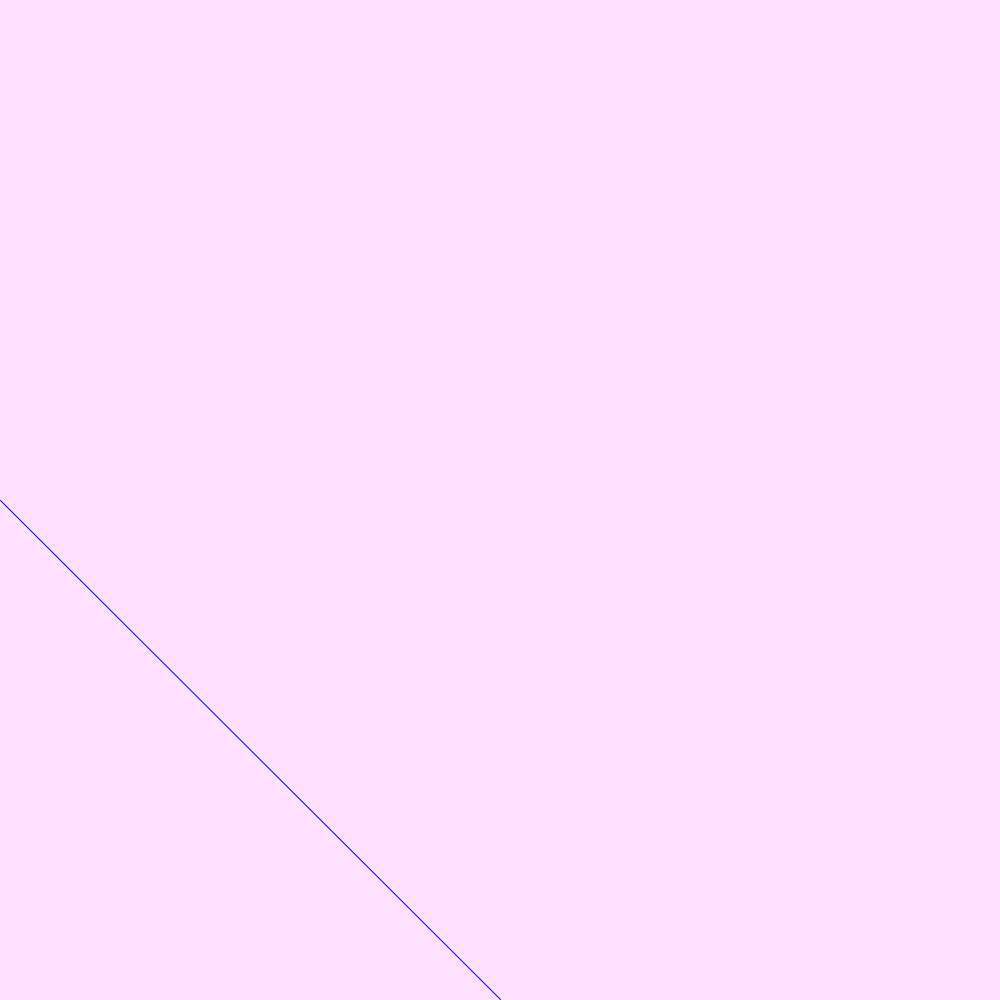
Frame 1 (no input)
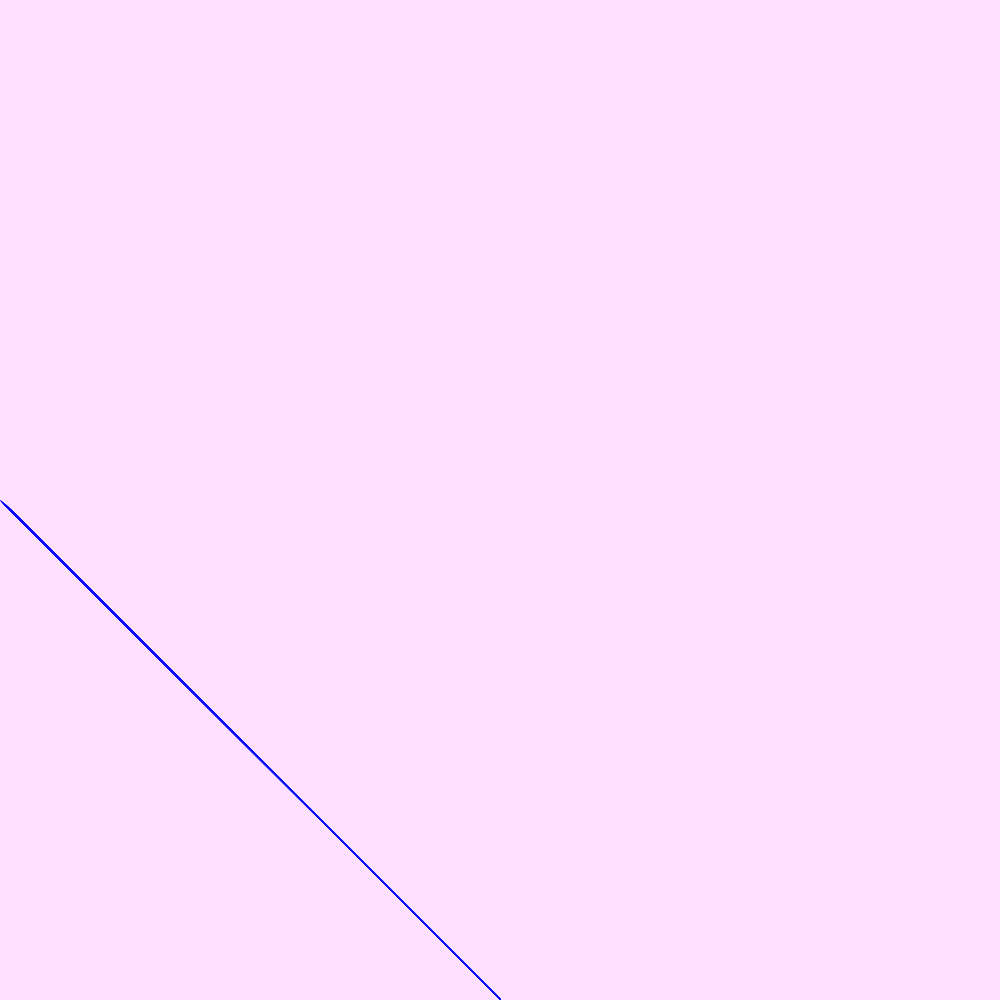
Frame 60 (the mouse pressed at the canvas centre just before this capture)
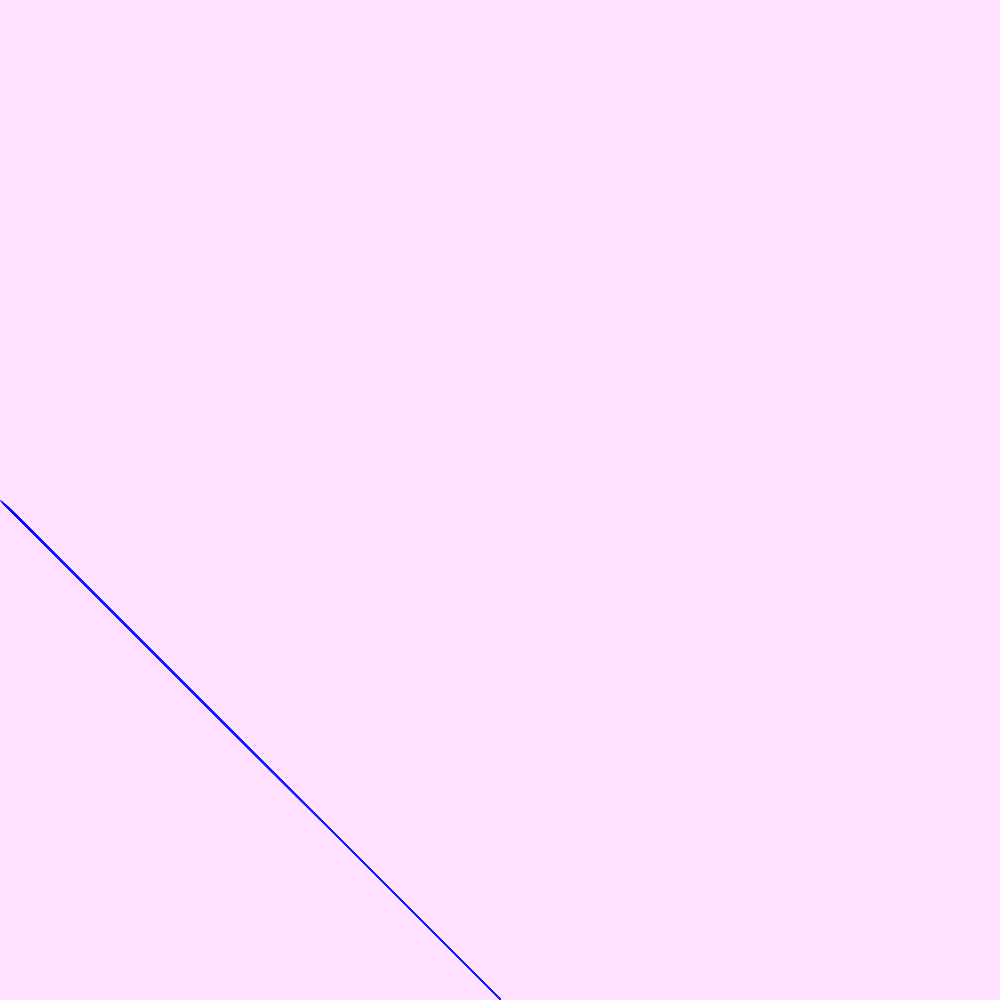
Frame 120 (the mouse held since frame 60 and released just before this capture)

The Processing sketch that drew these frames (run headless with seeded random() and noise(); from frame 60 on, the mouse is pressed at the canvas centre):

// Processing sketch: I_have_no_idea_wtf_i_just_did_but_i_like_it
// ── I_have_no_idea_wtf_i_just_did_but_i_like_it.pde
float a = 0;
void setup(){
  size(1000,1000);
  background(255,225,255);
  frameRate(1000);
}

void draw(){
  a = a + 0.001;
  stroke(0 + 255 * sin(a/2),0 + 255 * sin(a/1),0 + 255 * cos(a/3));
  line(0 + width * tan(a/2),500 + height * sin(a/2),width/2 + 0 * tan(a/2),height/2 + 500 * cos(a/2));
  
}

void mousePressed(){
  save("Geometry.png");
}
